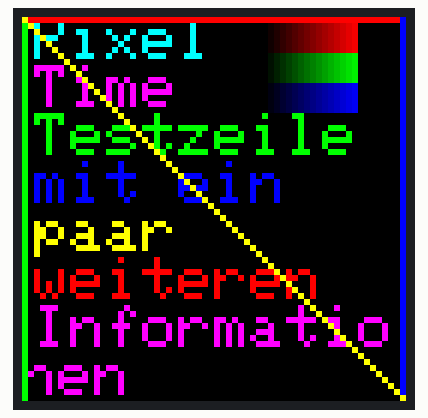
Simulated run of this program. Board: ESP32. Parts: 64×64 colour display.

Above: at 0.1 s.

The program:

main.cpp
```cpp
#include <Arduino.h>

// This is how many color levels the display shows - the more the slower the update
// #define PxMATRIX_COLOR_DEPTH 8

// Defines the buffer height / the maximum height of the matrix
// #define PxMATRIX_MAX_HEIGHT 64

// Defines the buffer width / the maximum width of the matrix
// #define PxMATRIX_MAX_WIDTH 64

// Defines how long we display things by default
// #define PxMATRIX_DEFAULT_SHOWTIME 30

// Defines the speed of the SPI bus (reducing this may help if you experience noisy images)
// #define PxMATRIX_SPI_FREQUENCY 20000000

// Creates a second buffer for backround drawing (doubles the required RAM)
// #define PxMATRIX_double_buffer true

#include <PxMatrix.h>

// Pins for LED MATRIX
#define P_LAT 22
#define P_A 19
#define P_B 23
#define P_C 18
#define P_D 5
#define P_E 15
#define P_OE 2
hw_timer_t *timer = NULL;
portMUX_TYPE timerMux = portMUX_INITIALIZER_UNLOCKED;

// This defines the 'on' time of the display is us. The larger this number,
// the brighter the display. If too large the ESP will crash
// uint8_t display_draw_time = 60; // 30-70 is usually fine
uint8_t display_draw_time = 10; // 30-70 is usually fine

// PxMATRIX display(32, 16, P_LAT, P_OE, P_A, P_B, P_C);
// PxMATRIX display(64,32,P_LAT, P_OE,P_A,P_B,P_C,P_D);
#define matrix_width 64
#define matrix_height 64
PxMATRIX display(matrix_width, matrix_height, P_LAT, P_OE, P_A, P_B, P_C, P_D, P_E);

// Some standard colors
uint16_t myRED = display.color565(255, 0, 0);
uint16_t myGREEN = display.color565(0, 255, 0);
uint16_t myBLUE = display.color565(0, 0, 255);
uint16_t myWHITE = display.color565(255, 255, 255);
uint16_t myYELLOW = display.color565(255, 255, 0);
uint16_t myCYAN = display.color565(0, 255, 255);
uint16_t myMAGENTA = display.color565(255, 0, 255);
uint16_t myBLACK = display.color565(0, 0, 0);

uint16_t myCOLORS[8] = {myRED, myGREEN, myBLUE, myWHITE, myYELLOW, myCYAN, myMAGENTA, myBLACK};

void IRAM_ATTR display_updater()
{
  // Increment the counter and set the time of ISR
  portENTER_CRITICAL_ISR(&timerMux);
  display.display(display_draw_time);
  portEXIT_CRITICAL_ISR(&timerMux);
}

void display_update_enable(bool is_enable)
{
  if (is_enable)
  {
    timer = timerBegin(0, 80, true);
    timerAttachInterrupt(timer, &display_updater, true);
    timerAlarmWrite(timer, 4000, true);
    timerAlarmEnable(timer);
  }
  else
  {
    timerDetachInterrupt(timer);
    timerAlarmDisable(timer);
  }
}

void setup()
{
  Serial.begin(9600);

  // Define your display layout 1/32 step
  display.begin(32);

  // Define multiplex implemention here {BINARY, STRAIGHT} (default is BINARY)
  // display.setMuxPattern(BINARY);

  // Set the multiplex pattern {LINE, ZIGZAG,ZZAGG, ZAGGIZ, WZAGZIG, VZAG, ZAGZIG} (default is LINE)
  // display.setScanPattern(LINE);

  // Rotate display
  // display.setRotate(true);

  // Flip display
  // display.setFlip(true);

  // Control the minimum color values that result in an active pixel
  // display.setColorOffset(5, 5,5);

  // Set the multiplex implemention {BINARY, STRAIGHT} (default is BINARY)
  // display.setMuxPattern(BINARY);

  // Set the color order {RRGGBB, RRBBGG, GGRRBB, GGBBRR, BBRRGG, BBGGRR} (default is RRGGBB)
  // display.setColorOrder(RRGGBB);

  // Set the time in microseconds that we pause after selecting each mux channel
  // (May help if some rows are missing / the mux chip is too slow)
  // display.setMuxDelay(0,1,0,0,0);

  // Set the number of panels that make up the display area width (default is 1)
  // display.setPanelsWidth(2);

  // Set the brightness of the panels (default is 255)
  display.setBrightness(128);

  // Set driver chip type
  // display.setDriverChip(FM6124);

  display.clearDisplay();

  // display.drawRect(0, 0, 64, 30, myRED);
  // display.drawRect(0, 32, 32, 30, myGREEN);
  // display.drawRect(32, 32, 32, 30, myBLUE);

  display.setTextColor(myCYAN);
  display.setCursor(2, 0);
  display.print("Pixel");

  display.setTextColor(myMAGENTA);
  display.setCursor(2, 8);
  display.print("Time");

  display.setTextColor(myGREEN);
  display.setCursor(2, 16);
  display.print("Testzeile");

  display.setTextColor(myBLUE);
  display.setCursor(2, 24);
  display.print("mit ein");

  display.setTextColor(myYELLOW);
  display.setCursor(2, 32);
  display.print("paar");

  display.setTextColor(myRED);
  display.setCursor(2, 40);
  display.print("weiteren");

  display.setTextColor(myMAGENTA);
  display.setCursor(2, 48);
  display.print("Informationen");

  // Rainbow
  for (int xx = 0; xx < 16; xx++)
  {
    display.drawLine(xx + 40, 0, xx + 40, 5, display.color565(xx * 16, 0, 0));
    display.drawLine(xx + 40, 6, xx + 40, 10, display.color565(0, xx * 16, 0));
    display.drawLine(xx + 40, 11, xx + 40, 15, display.color565(0, 0, xx * 16));
  }

  display.drawLine(0, 0, 63, 0, myRED);
  display.drawLine(0, 0, 0, 63, myGREEN);
  display.drawLine(63, 0, 63, 63, myBLUE);
  display.drawLine(0, 0, 63, 63, myYELLOW);

  display_update_enable(true);
}

unsigned long last_draw = 0;
void scroll_text(uint8_t ypos, unsigned long scroll_delay, String text, uint8_t colorR, uint8_t colorG, uint8_t colorB)
{
  uint16_t text_length = text.length();
  display.setTextWrap(false); // we don't wrap text so it scrolls nicely
  display.setTextSize(1);
  display.setRotation(0);
  display.setTextColor(display.color565(colorR, colorG, colorB));

  // Asuming 5 pixel average character width
  for (int xpos = matrix_width; xpos > -(matrix_width + text_length * 5); xpos--)
  {
    display.setTextColor(display.color565(colorR, colorG, colorB));
    display.clearDisplay();
    display.setCursor(xpos, ypos);
    display.println(text);
    delay(scroll_delay);
    yield();

    // This might smooth the transition a bit if we go slow
    // display.setTextColor(display.color565(colorR/4,colorG/4,colorB/4));
    // display.setCursor(xpos-1,ypos);
    // display.println(text);

    delay(scroll_delay / 5);
    yield();
  }
}

void loop()
{
  // scroll_text(1, 50, "Hello World! Das ist ein Test", 96, 96, 250);
}
```
